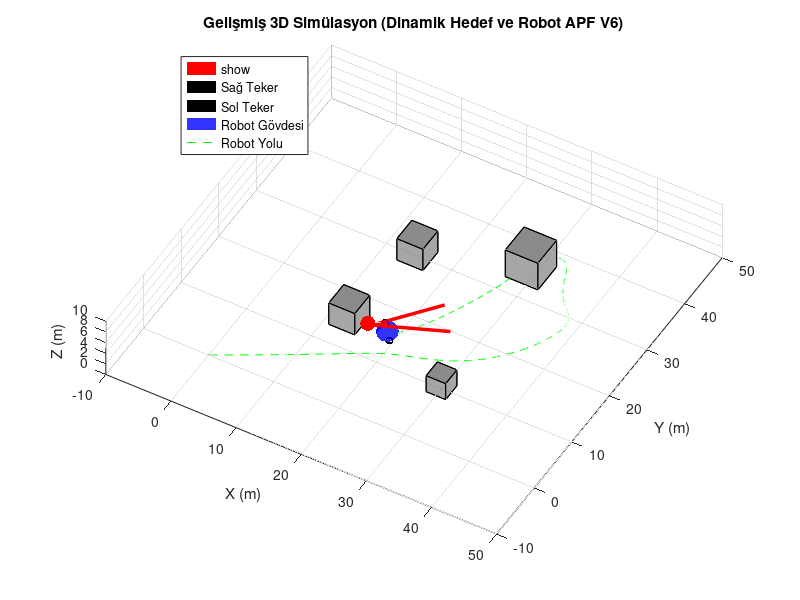
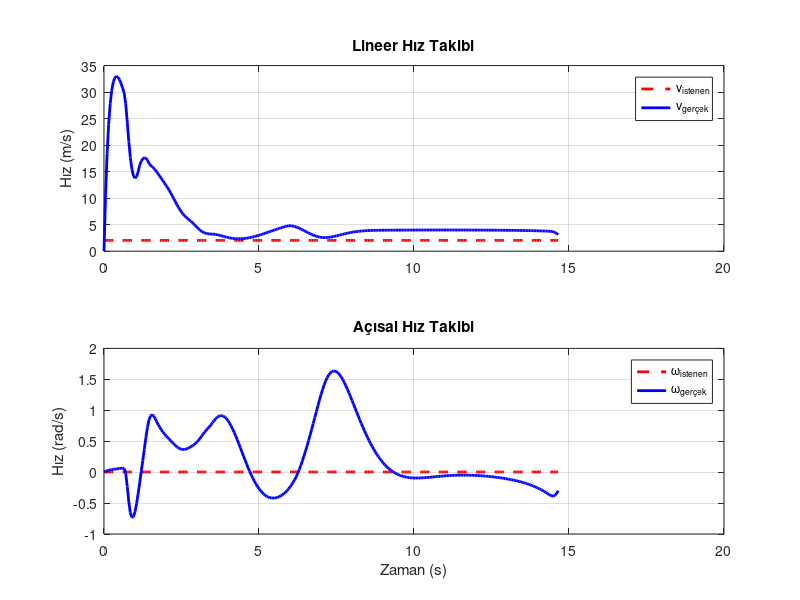

Here is the MATLAB script that generated these plots, in order:
%% Proje: Gelişmiş Saldırı Robotu Sim. (Dinamik Hedef ve Robot APF Engel Kaçınma V6)
clc;
clear;
close all;

%% 1. Simülasyon Parametreleri
dt = 0.05;         
T_final = 70;      
t = 0:dt:T_final;  

%% 2. Hedef (Düşman) Yörünge Tanımı ve Dinamikleri
hedef_merkez = [25; 25]; 
hedef_genlik_x = 15.0; 
hedef_genlik_y = 20.0; 
hedef_hiz_xy = 0.2; 
hedef_z_merkez = 4.0; 
hedef_z_genlik1 = 2.0; 
hedef_z_genlik2 = 1.5; 
hedef_z_hiz1 = 0.3; 
hedef_z_hiz2 = 0.7; 
hedef_pos = [hedef_merkez(1) + hedef_genlik_x; hedef_merkez(2); hedef_z_merkez]; % Mevcut hedef konumu
% Hedef Dinamikleri
hedef_velocity = [0; 0; 0]; % Hedefin başlangıç hızı
m_target = 2.0;            % Hedefin kütlesi (kg)
mu_target = 0.8;           % Hedef için sürtünme katsayısı (artırıldı)
max_target_speed = 4.0;    % Hedefin maksimum hızı (biraz düşürüldü)

%% 3. Robot Başlangıç Durumu ve Dinamik Parametreler
z = [0; 0; pi/6; 0; 0]; % x, y, theta, v, w

% 3D Şekil Parametreleri
robot_radius = 1.5; robot_genislik = 1.7; teker_r = 0.5; teker_w = 0.4;        
hedef_radius = 1.0; taret_z_baslangic = teker_r + robot_radius; taret_uzunluk = robot_radius * 1.5;

% Dinamik Parametreler (Robot)
m = 10; I = 5; mu_v = 1.5; mu_w = 0.8; 

%% Engeller (Hareketli)
obstacles_initial_centers = {[15; 15; 2], [30; 10; 1.5], [10; 30; 2.5], [35; 35; 1]};
obstacles_sizes = [4, 3, 4, 5];
obstacles_motion_range_x = [5, 0, 8, 6]; 
obstacles_speed_x = [0.4, 0, 0.6, 0.3]; 
num_obstacles = numel(obstacles_initial_centers); 
obstacle_cubes = cell(1, num_obstacles); 
obstacle_current_centers = obstacles_initial_centers; 

%% 4. Kontrolcü Kazançları (Robot)
kv = 0.9; kw = 1.8; kF = 50.0; kTau = 20.0; 

% Engel Kaçınma Parametreleri (Robot için)
k_rep_robot = 250.0; % Artırıldı
detection_radius_robot = 7.0; 
safety_margin_robot = 1.2;  

% Engel Kaçınma Parametreleri (Hedef için - APF Kuvvet)
k_att_target = 6.0;           % Hedef için çekim kazancı (artırıldı)
k_rep_target = 200.0;         % Hedef için itme kazancı (artırıldı)
detection_radius_target = 6.0; % Algılama mesafesi (artırıldı)

%% 5. Simülasyon Döngüsü ve Görselleştirme
z_gecmis = zeros(5, length(t)); z_gecmis(:, 1) = z;
U_hist = zeros(2, length(t)); 

% 3D Şekilleri Oluştur...
disp('3D şekiller oluşturuluyor...');
[X_r_base, Y_r_base, Z_r_base] = sphere(20); robot_shapes.X_r_base = X_r_base; robot_shapes.Y_r_base = Y_r_base; robot_shapes.Z_r_base = Z_r_base;
[X_h_base, Y_h_base, Z_h_base] = sphere(20); robot_shapes.X_h_base = X_h_base; robot_shapes.Y_h_base = Y_h_base; robot_shapes.Z_h_base = Z_h_base;
[Xt_base, Yt_base, Zt_base] = cylinder([teker_r teker_r], 10); robot_shapes.Xt_base = Xt_base; robot_shapes.Yt_base = Yt_base; robot_shapes.Zt_base = (Zt_base - 0.5) * teker_w; 

% Grafik handle'ları...
h_robot_body = []; h_yon_taret = []; h_yol = []; h_teker_R = []; h_teker_L = [];
h_obstacles = cell(1, num_obstacles); 

% Pencere 1: 3D Görselleştirme...
fig_3d = figure('Name', '1. Dinamik Hedef ve Robot APF Engel Kaçınma V6', 'Position', [50 100 800 800]); 
hold on; grid on; axis equal; axis([-10 50 -10 50 0 10]); 
xlabel('X (m)'); ylabel('Y (m)'); zlabel('Z (m)');
title('Gelişmiş 3D Simülasyon (Dinamik Hedef ve Robot APF V6)'); view(30, 45);

% Hedefi Çiz...
h_hedef = surf(robot_shapes.X_h_base * hedef_radius + hedef_pos(1), ...
               robot_shapes.Y_h_base * hedef_radius + hedef_pos(2), ...
               robot_shapes.Z_h_base * hedef_radius + hedef_pos(3), ... 
               'FaceColor', 'r', 'EdgeColor', 'none', 'DisplayName', 'Düşman Hedef');

% Engelleri Çiz...
disp('Engeller ilk kez çiziliyor...');
for obs_idx = 1:num_obstacles
    center = obstacle_current_centers{obs_idx}; 
    sz = obstacles_sizes(obs_idx) / 2; 
    corners = [center(1)-sz, center(2)-sz, 0; center(1)+sz, center(2)-sz, 0; center(1)+sz, center(2)+sz, 0; center(1)-sz, center(2)+sz, 0; 
               center(1)-sz, center(2)-sz, sz*2; center(1)+sz, center(2)-sz, sz*2; center(1)+sz, center(2)+sz, sz*2; center(1)-sz, center(2)+sz, sz*2]; 
    obstacle_cubes{obs_idx} = corners; 
    faces = [1 2 6 5; 2 3 7 6; 3 4 8 7; 4 1 5 8; 1 2 3 4; 5 6 7 8];
    h_obstacles{obs_idx} = patch('Vertices', corners, 'Faces', faces, 'FaceColor', [0.5 0.5 0.5], 'FaceAlpha', 0.7, 'EdgeColor', 'k', 'DisplayName', sprintf('Engel %d', obs_idx)); 
end
legend('Location', 'northwest');

% Pencere 2: Hız Takibi Grafiği...
fig_vel = figure('Name', '2. Hız Takibi (Düşük Seviye Kontrolcü)', 'Position', [900 100 600 600]); 
subplot(2,1,1); h_v_d = plot(0, 0, 'r--', 'LineWidth', 2, 'DisplayName', 'v_{istenen}'); hold on; h_v_a = plot(0, 0, 'b-', 'LineWidth', 2, 'DisplayName', 'v_{gerçek}'); title('Lineer Hız Takibi'); ylabel('Hız (m/s)'); grid on; legend;
subplot(2,1,2); h_w_d = plot(0, 0, 'r--', 'LineWidth', 2, 'DisplayName', '\omega_{istenen}'); hold on; h_w_a = plot(0, 0, 'b-', 'LineWidth', 2, 'DisplayName', '\omega_{gerçek}'); title('Açısal Hız Takibi'); ylabel('Hız (rad/s)'); xlabel('Zaman (s)'); grid on; legend;

% === SİMÜLASYON ANA DÖNGÜSÜ ===
for i = 1:length(t) - 1
    t_anlik = t(i); % Mevcut zaman
    t_sonraki = t_anlik + dt; % Sonraki zaman (ideal hedef için)
    
    % --- Engel Konumlarını Güncelle ---
    for obs_idx = 1:num_obstacles
        initial_center = obstacles_initial_centers{obs_idx};
        range = obstacles_motion_range_x(obs_idx);
        speed = obstacles_speed_x(obs_idx);
        current_x = initial_center(1) + range * sin(speed * t_anlik);
        obstacle_current_centers{obs_idx}(1) = current_x; 
        obstacle_current_centers{obs_idx}(2) = initial_center(2); 
        obstacle_current_centers{obs_idx}(3) = initial_center(3); 
    end
    % ---

    % --- HEDEF KONUM GÜNCELLEME (Dinamik Model ve APF ile - V6) ---
    
    % 1. Hedefin bir sonraki adımdaki *ideal* konumunu hesapla (yörünge formülü)
    ideal_next_hedef_x = hedef_merkez(1) + hedef_genlik_x * cos(hedef_hiz_xy * t_sonraki);
    ideal_next_hedef_y = hedef_merkez(2) + hedef_genlik_y * sin(2 * hedef_hiz_xy * t_sonraki); 
    ideal_next_hedef_z = hedef_z_merkez + hedef_z_genlik1 * sin(hedef_z_hiz1 * t_sonraki) + ...
                              + hedef_z_genlik2 * cos(hedef_z_hiz2 * t_sonraki);
    ideal_next_hedef_pos = [ideal_next_hedef_x; ideal_next_hedef_y; ideal_next_hedef_z];
    
    % 2. İdeal yörüngeye doğru çekici kuvveti hesapla
    F_att_target_3d = k_att_target * (ideal_next_hedef_pos - hedef_pos); 
    
    % 3. Hedefin *mevcut* konumuna göre engellerden gelen 3D itici kuvveti hesapla
    F_rep_target_3d = [0; 0; 0]; 
    for obs_idx = 1:num_obstacles
        obs_center = obstacle_current_centers{obs_idx}; % Güncel engel konumu
        obs_size = obstacles_sizes(obs_idx);
        obs_half_size = obs_size / 2;
        
        % Engelin kutusuna en yakın noktayı bul (3D'de)
         closest_point_on_obs = [max(obs_center(1)-obs_half_size, min(hedef_pos(1), obs_center(1)+obs_half_size)); ...
                                max(obs_center(2)-obs_half_size, min(hedef_pos(2), obs_center(2)+obs_half_size)); ...
                                max(0, min(hedef_pos(3), obs_size*2))]; 

        vec_to_obs_3d = closest_point_on_obs - hedef_pos; 
        dist_to_obs_surface_3d = norm(vec_to_obs_3d);
        
        if dist_to_obs_surface_3d < detection_radius_target && dist_to_obs_surface_3d > 1e-6 
            repulsion_force_magnitude = k_rep_target * (1/dist_to_obs_surface_3d - 1/detection_radius_target) * (1/dist_to_obs_surface_3d^2);
            repulsive_force_vec = - (vec_to_obs_3d / dist_to_obs_surface_3d) * repulsion_force_magnitude; 
            F_rep_target_3d = F_rep_target_3d + repulsive_force_vec;
        end
    end
    
    % 4. Toplam kuvveti (çekici + itici) bul
    F_total_target_3d = F_att_target_3d + F_rep_target_3d;
    
    % 5. Hedefin ivmesini hesapla (Sürtünmeyi de ekle)
    acceleration_target = (F_total_target_3d - mu_target * hedef_velocity) / m_target;
    
    % 6. Yeni hedef hızını hesapla (Euler) ve sınırla
    hedef_velocity = hedef_velocity + acceleration_target * dt;
    current_speed_target = norm(hedef_velocity);
    if current_speed_target > max_target_speed
        hedef_velocity = hedef_velocity * (max_target_speed / current_speed_target);
    end
        
    % 7. Yeni hedef konumunu hesapla (Euler)
    hedef_pos = hedef_pos + hedef_velocity * dt; 
    % --- HEDEF GÜNCELLEME SONU ---

    % Mevcut Durum (Robot)...
    x = z(1); y = z(2); theta = z(3); v_gercek = z(4); w_gercek = z(5);
    
    % Engel Kaçınma Hesaplamaları (Robot için - APF)...
    total_repulsive_vector_robot_xy = [0; 0]; 
    min_dist_to_obstacle_robot = inf; 
    for obs_idx = 1:num_obstacles
        obs_center_xy = obstacle_current_centers{obs_idx}(1:2); % Güncel engel konumu
        obs_size = obstacles_sizes(obs_idx);
        vec_to_obs = obs_center_xy - [x; y];
        dist_to_obs = norm(vec_to_obs);
        current_dist_to_surface = dist_to_obs - obs_size/2; 
        min_dist_to_obstacle_robot = min(min_dist_to_obstacle_robot, current_dist_to_surface); 
        if dist_to_obs < detection_radius_robot && dist_to_obs > 1e-6 
            repulsion_strength_robot = k_rep_robot * (1/dist_to_obs - 1/detection_radius_robot) * (1/dist_to_obs^2);
            repulsive_vector = - (vec_to_obs / dist_to_obs) * repulsion_strength_robot; 
            total_repulsive_vector_robot_xy = total_repulsive_vector_robot_xy + repulsive_vector;
        end
    end
    
    % Kontrolcü Adım 1: Yüksek Seviye (Robot için - APF)...
    vec_to_target = [hedef_pos(1) - x; hedef_pos(2) - y]; % hedef -> hedef_pos
    dist_to_target_xy = norm(vec_to_target);
    rho = dist_to_target_xy; 
    attractive_vector_xy = vec_to_target / (dist_to_target_xy + eps); 
    final_direction_vector_xy = attractive_vector_xy + total_repulsive_vector_robot_xy; 
    target_angle_combined = atan2(final_direction_vector_xy(2), final_direction_vector_xy(1));
    alpha = target_angle_combined - theta;
    alpha = atan2(sin(alpha), cos(alpha)); 
    v_istenen = kv * rho;
    w_istenen = kw * alpha;
    
    % Hız Azaltma (Robot için - APF)...
    effective_safety_margin_robot = robot_radius + safety_margin_robot; 
    if min_dist_to_obstacle_robot < effective_safety_margin_robot * 1.5 
       speed_scale = max(0, min(1, (min_dist_to_obstacle_robot - effective_safety_margin_robot*0.5) / (effective_safety_margin_robot * 1.0) )); 
       v_istenen = v_istenen * speed_scale;
       v_istenen = max(v_istenen, 0.05); 
    end

    % Kontrolcü Adım 2: Düşük Seviye...
    e_v = v_istenen - v_gercek; e_w = w_istenen - w_gercek;
    F = kF * e_v; Tau = kTau * e_w;
    
    % Fizik Modeli (Robot)...
    a_linear = (F - mu_v * v_gercek) / m;
    a_angular = (Tau - mu_w * w_gercek) / I;
    v_yeni = v_gercek + a_linear * dt;
    w_yeni = w_gercek + a_angular * dt;
    theta_yeni = theta + w_yeni * dt;
    x_yeni = x + v_yeni * cos(theta_yeni) * dt;
    y_yeni = y + v_yeni * sin(theta_yeni) * dt;
    
    % Durum Güncelleme ve Kayıt (Robot)...
    z = [x_yeni; y_yeni; theta_yeni; v_yeni; w_yeni];
    z_gecmis(:, i+1) = z;
    U_hist(:, i) = [F; Tau];
    
    % Yakalama Koşulu...
    if rho < (robot_radius + hedef_radius) 
        disp(['Hedef Yakalandı (XY Düzleminde)! Süre: ', num2str(t_anlik, '%.2f'), 's']);
        break; 
    end
    
    % Görselleştirme...
    if mod(i, 3) == 0 
        figure(fig_3d);
        % Önceki çizimleri sil (Robot ve Engeller)
        if isgraphics(h_robot_body)
            delete(h_robot_body); delete(h_yon_taret); delete(h_yol);
            delete(h_teker_R); delete(h_teker_L); 
        end
        for obs_idx = 1:num_obstacles
            if isgraphics(h_obstacles{obs_idx})
                delete(h_obstacles{obs_idx});
            end
        end

        % Hedefi yeni konumunda çiz
        set(h_hedef, 'XData', robot_shapes.X_h_base * hedef_radius + hedef_pos(1), ... 
                     'YData', robot_shapes.Y_h_base * hedef_radius + hedef_pos(2), ...
                     'ZData', robot_shapes.Z_h_base * hedef_radius + hedef_pos(3)); 
        
        % Engelleri yeni konumlarında tekrar çiz
        for obs_idx = 1:num_obstacles
            center = obstacle_current_centers{obs_idx}; 
            sz = obstacles_sizes(obs_idx) / 2; 
            corners = [center(1)-sz, center(2)-sz, 0; center(1)+sz, center(2)-sz, 0; center(1)+sz, center(2)+sz, 0; center(1)-sz, center(2)+sz, 0; 
                       center(1)-sz, center(2)-sz, sz*2; center(1)+sz, center(2)-sz, sz*2; center(1)+sz, center(2)+sz, sz*2; center(1)-sz, center(2)+sz, sz*2]; 
            faces = [1 2 6 5; 2 3 7 6; 3 4 8 7; 4 1 5 8; 1 2 3 4; 5 6 7 8];
            h_obstacles{obs_idx} = patch('Vertices', corners, 'Faces', faces, 'FaceColor', [0.5 0.5 0.5], 'FaceAlpha', 0.7, 'EdgeColor', 'k', 'HandleVisibility', 'off'); 
        end

        % Robotu çiz
        Xt = robot_shapes.Xt_base; Yt = robot_shapes.Yt_base; Zt = robot_shapes.Zt_base;
        teker_R_pos_x = x + sin(theta) * robot_genislik; teker_R_pos_y = y - cos(theta) * robot_genislik; 
        Xtr = Xt * cos(theta) - Yt * sin(theta) + teker_R_pos_x; Ytr = Xt * sin(theta) + Yt * cos(theta) + teker_R_pos_y;
        Ztr = Zt + teker_r; 
        h_teker_R = surf(Xtr, Ytr, Ztr, 'FaceColor', 'k', 'EdgeColor', 'none', 'DisplayName','Sağ Teker');
        teker_L_pos_x = x - sin(theta) * robot_genislik; teker_L_pos_y = y + cos(theta) * robot_genislik;
        Xtl = Xt * cos(theta) - Yt * sin(theta) + teker_L_pos_x; Ytl = Xt * sin(theta) + Yt * cos(theta) + teker_L_pos_y;
        Ztl = Zt + teker_r; 
        h_teker_L = surf(Xtl, Ytl, Ztl, 'FaceColor', 'k', 'EdgeColor', 'none', 'DisplayName','Sol Teker');
        X_r = robot_shapes.X_r_base * robot_radius; Y_r = robot_shapes.Y_r_base * robot_radius; Z_r = robot_shapes.Z_r_base * robot_radius;
        h_robot_body = surf(X_r + x, Y_r + y, Z_r + teker_r, 'FaceColor', 'b', 'EdgeColor', 'none', 'FaceAlpha', 0.8, 'DisplayName','Robot Gövdesi');
        taret_acisi_xy = theta; hedef_uzaklik_xy = rho; hedef_yukseklik_farki = hedef_pos(3) - taret_z_baslangic; 
        taret_acisi_z = atan2(hedef_yukseklik_farki, hedef_uzaklik_xy); 
        yon_vektoru_x = taret_uzunluk * cos(taret_acisi_xy) * cos(taret_acisi_z);
        yon_vektoru_y = taret_uzunluk * sin(taret_acisi_xy) * cos(taret_acisi_z);
        yon_vektoru_z = taret_uzunluk * sin(taret_acisi_z);
        h_yon_taret = quiver3(x, y, taret_z_baslangic, yon_vektoru_x, yon_vektoru_y, yon_vektoru_z, 'r', 'LineWidth', 2.5, 'MaxHeadSize', 3, 'DisplayName','Taret Yönü');
        h_yol = plot3(z_gecmis(1, 1:i), z_gecmis(2, 1:i), zeros(1,i), 'g--', 'DisplayName','Robot Yolu');
        
        figure(fig_vel);
        zaman_ekseni = t(1:i);
        subplot(2,1,1); set(h_v_d, 'XData', zaman_ekseni, 'YData', z_gecmis(4, 1:i)*0 + v_istenen); set(h_v_a, 'XData', zaman_ekseni, 'YData', z_gecmis(4, 1:i)); 
        subplot(2,1,2); set(h_w_a, 'XData', zaman_ekseni, 'YData', z_gecmis(5, 1:i)); set(h_w_d, 'XData', zaman_ekseni, 'YData', z_gecmis(5, 1:i)*0 + w_istenen); 
        
        drawnow;

        % Legend'ı sadece bir kere güncelle
        if i <= 3 
             figure(fig_3d); 
             legend('show', 'Location', 'northwest'); 
        end
    end
end % === DÖNGÜ SONU ===

hold off;
disp('Simülasyon tamamlandı.');
